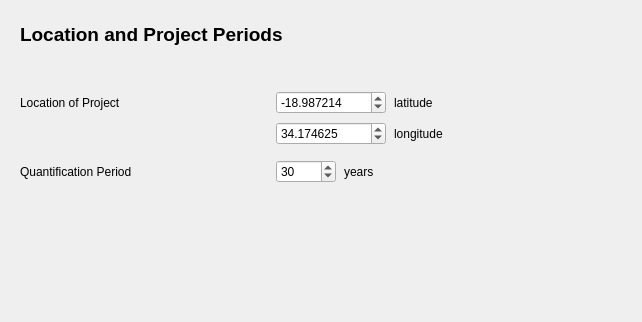
     <widget class="QWidget" name="paramPage">
      <layout class="QVBoxLayout" name="verticalLayout">
       <item>
        <widget class="QWidget" name="widget_3" native="true">
         <property name="sizePolicy">
          <sizepolicy hsizetype="MinimumExpanding" vsizetype="MinimumExpanding">
           <horstretch>0</horstretch>
           <verstretch>0</verstretch>
          </sizepolicy>
         </property>
         <property name="minimumSize">
          <size>
           <width>620</width>
           <height>300</height>
          </size>
         </property>
         <layout class="QGridLayout" name="gridLayout_3">
          <item row="0" column="0">
           <widget class="QLabel" name="label_8">
            <property name="sizePolicy">
             <sizepolicy hsizetype="Preferred" vsizetype="Fixed">
              <horstretch>0</horstretch>
              <verstretch>0</verstretch>
             </sizepolicy>
            </property>
            <property name="minimumSize">
             <size>
              <width>0</width>
              <height>30</height>
             </size>
            </property>
            <property name="text">
             <string>&lt;!DOCTYPE HTML PUBLIC &quot;-//W3C//DTD HTML 4.0//EN&quot; &quot;http://www.w3.org/TR/REC-html40/strict.dtd&quot;&gt;
&lt;html&gt;&lt;head&gt;&lt;meta name=&quot;qrichtext&quot; content=&quot;1&quot; /&gt;&lt;style type=&quot;text/css&quot;&gt;
p, li { white-space: pre-wrap; }
&lt;/style&gt;&lt;/head&gt;&lt;body style=&quot; font-family:'Sans'; font-size:10pt; font-weight:400; font-style:normal;&quot;&gt;
&lt;p style=&quot; margin-top:0px; margin-bottom:0px; margin-left:0px; margin-right:0px; -qt-block-indent:0; text-indent:0px;&quot;&gt;&lt;span style=&quot; font-size:14pt; font-weight:600;&quot;&gt;Location and Project Periods&lt;/span&gt;&lt;/p&gt;&lt;/body&gt;&lt;/html&gt;</string>
            </property>
           </widget>
          </item>
          <item row="1" column="0">
           <layout class="QFormLayout" name="formLayout_3">
            <property name="fieldGrowthPolicy">
             <enum>QFormLayout::AllNonFixedFieldsGrow</enum>
            </property>
            <property name="verticalSpacing">
             <number>15</number>
            </property>
            <item row="1" column="0">
             <spacer name="horizontalSpacer_5">
              <property name="orientation">
               <enum>Qt::Horizontal</enum>
              </property>
              <property name="sizeType">
               <enum>QSizePolicy::Fixed</enum>
              </property>
              <property name="sizeHint" stdset="0">
               <size>
                <width>250</width>
                <height>20</height>
               </size>
              </property>
             </spacer>
            </item>
            <item row="2" column="0">
             <widget class="QLabel" name="label_13">
              <property name="text">
               <string>Location of Project</string>
              </property>
             </widget>
            </item>
            <item row="2" column="1">
             <layout class="QVBoxLayout" name="verticalLayout_25">
              <property name="spacing">
               <number>8</number>
              </property>
              <item>
               <layout class="QHBoxLayout" name="horizontalLayout_2">
                <property name="spacing">
                 <number>8</number>
                </property>
                <item>
                 <widget class="QDoubleSpinBox" name="latitude">
                  <property name="sizePolicy">
                   <sizepolicy hsizetype="Fixed" vsizetype="Fixed">
                    <horstretch>0</horstretch>
                    <verstretch>0</verstretch>
                   </sizepolicy>
                  </property>
                  <property name="minimumSize">
                   <size>
                    <width>110</width>
                    <height>0</height>
                   </size>
                  </property>
                  <property name="maximumSize">
                   <size>
                    <width>110</width>
                    <height>16777215</height>
                   </size>
                  </property>
                  <property name="alignment">
                   <set>Qt::AlignLeading|Qt::AlignLeft|Qt::AlignVCenter</set>
                  </property>
                  <property name="decimals">
                   <number>6</number>
                  </property>
                  <property name="minimum">
                   <double>-90.000000000000000</double>
                  </property>
                  <property name="maximum">
                   <double>90.000000000000000</double>
                  </property>
                  <property name="value">
                   <double>-18.987214000000002</double>
                  </property>
                 </widget>
                </item>
                <item>
                 <widget class="QLabel" name="label_14">
                  <property name="text">
                   <string>latitude</string>
                  </property>
                  <property name="alignment">
                   <set>Qt::AlignLeading|Qt::AlignLeft|Qt::AlignVCenter</set>
                  </property>
                 </widget>
                </item>
               </layout>
              </item>
              <item>
               <layout class="QHBoxLayout" name="horizontalLayout_3">
                <property name="spacing">
                 <number>8</number>
                </property>
                <item>
                 <widget class="QDoubleSpinBox" name="longitude">
                  <property name="sizePolicy">
                   <sizepolicy hsizetype="Fixed" vsizetype="Fixed">
                    <horstretch>0</horstretch>
                    <verstretch>0</verstretch>
                   </sizepolicy>
                  </property>
                  <property name="minimumSize">
                   <size>
                    <width>110</width>
                    <height>0</height>
                   </size>
                  </property>
                  <property name="maximumSize">
                   <size>
                    <width>110</width>
                    <height>16777215</height>
                   </size>
                  </property>
                  <property name="decimals">
                   <number>6</number>
                  </property>
                  <property name="minimum">
                   <double>-180.000000000000000</double>
                  </property>
                  <property name="maximum">
                   <double>180.000000000000000</double>
                  </property>
                  <property name="value">
                   <double>34.174624999999999</double>
                  </property>
                 </widget>
                </item>
                <item>
                 <widget class="QLabel" name="label_15">
                  <property name="text">
                   <string>longitude</string>
                  </property>
                  <property name="alignment">
                   <set>Qt::AlignLeading|Qt::AlignLeft|Qt::AlignVCenter</set>
                  </property>
                 </widget>
                </item>
               </layout>
              </item>
             </layout>
            </item>
            <item row="3" column="0">
             <widget class="QLabel" name="label_18">
              <property name="text">
               <string>Quantification Period</string>
              </property>
             </widget>
            </item>
            <item row="3" column="1">
             <layout class="QHBoxLayout" name="horizontalLayout_7">
              <property name="spacing">
               <number>8</number>
              </property>
              <item>
               <widget class="QSpinBox" name="mitigationYears">
                <property name="sizePolicy">
                 <sizepolicy hsizetype="Fixed" vsizetype="Fixed">
                  <horstretch>0</horstretch>
                  <verstretch>0</verstretch>
                 </sizepolicy>
                </property>
                <property name="minimumSize">
                 <size>
                  <width>60</width>
                  <height>0</height>
                 </size>
                </property>
                <property name="maximumSize">
                 <size>
                  <width>60</width>
                  <height>16777215</height>
                 </size>
                </property>
                <property name="maximum">
                 <number>100</number>
                </property>
                <property name="singleStep">
                 <number>10</number>
                </property>
                <property name="value">
                 <number>30</number>
                </property>
               </widget>
              </item>
              <item>
               <widget class="QLabel" name="label_22">
                <property name="text">
                 <string>years</string>
                </property>
               </widget>
              </item>
             </layout>
            </item>
            <item row="4" column="0">
             <widget class="QLabel" name="label_9">
              <property name="text">
               <string/>
              </property>
             </widget>
            </item>
           </layout>
          </item>
         </layout>
        </widget>
       </item>
      </layout>
     </widget>
